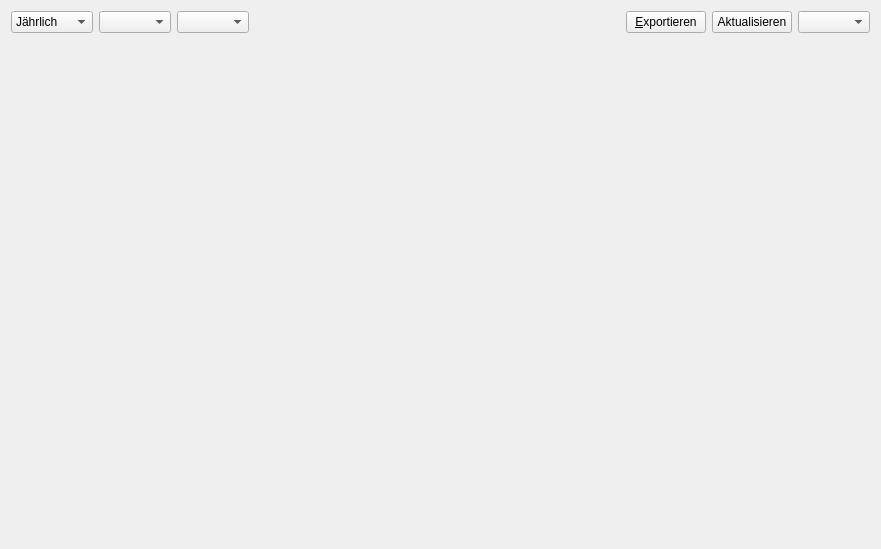
<?xml version="1.0" encoding="UTF-8"?>
<ui version="4.0">
 <class>DienstnehmerStunden</class>
 <widget class="QWidget" name="DienstnehmerStunden">
  <property name="geometry">
   <rect>
    <x>0</x>
    <y>0</y>
    <width>881</width>
    <height>549</height>
   </rect>
  </property>
  <property name="windowTitle">
   <string>Dienstnehmer Stunden</string>
  </property>
  <layout class="QVBoxLayout" name="verticalLayout">
   <item>
    <layout class="QHBoxLayout" name="horizontalLayout">
     <item>
      <widget class="QComboBox" name="comboBox_reportType">
       <item>
        <property name="text">
         <string>Jährlich</string>
        </property>
       </item>
       <item>
        <property name="text">
         <string>Monatlich</string>
        </property>
       </item>
       <item>
        <property name="text">
         <string>Täglich</string>
        </property>
       </item>
      </widget>
     </item>
     <item>
      <widget class="QComboBox" name="comboBox_employees"/>
     </item>
     <item>
      <widget class="QComboBox" name="comboBox_fieldOfEmployment"/>
     </item>
     <item>
      <spacer name="horizontalSpacer">
       <property name="orientation">
        <enum>Qt::Horizontal</enum>
       </property>
       <property name="sizeHint" stdset="0">
        <size>
         <width>40</width>
         <height>20</height>
        </size>
       </property>
      </spacer>
     </item>
     <item>
      <widget class="QPushButton" name="pushButton_export">
       <property name="text">
        <string>&amp;Exportieren</string>
       </property>
      </widget>
     </item>
     <item>
      <widget class="QPushButton" name="pushButton_refresh">
       <property name="text">
        <string>Aktualisieren</string>
       </property>
      </widget>
     </item>
     <item>
      <widget class="QComboBox" name="comboBox_period"/>
     </item>
    </layout>
   </item>
   <item>
    <layout class="QHBoxLayout" name="horizontalLayout_2">
     <item>
      <widget class="ReportTextViewWidget" name="textView" native="true">
       <property name="sizePolicy">
        <sizepolicy hsizetype="Preferred" vsizetype="Preferred">
         <horstretch>1</horstretch>
         <verstretch>0</verstretch>
        </sizepolicy>
       </property>
      </widget>
     </item>
    </layout>
   </item>
  </layout>
 </widget>
 <customwidgets>
  <customwidget>
   <class>ReportTextViewWidget</class>
   <extends>QWidget</extends>
   <header>reports.reportTextViewWidget</header>
   <container>1</container>
  </customwidget>
 </customwidgets>
 <resources/>
 <connections/>
</ui>
